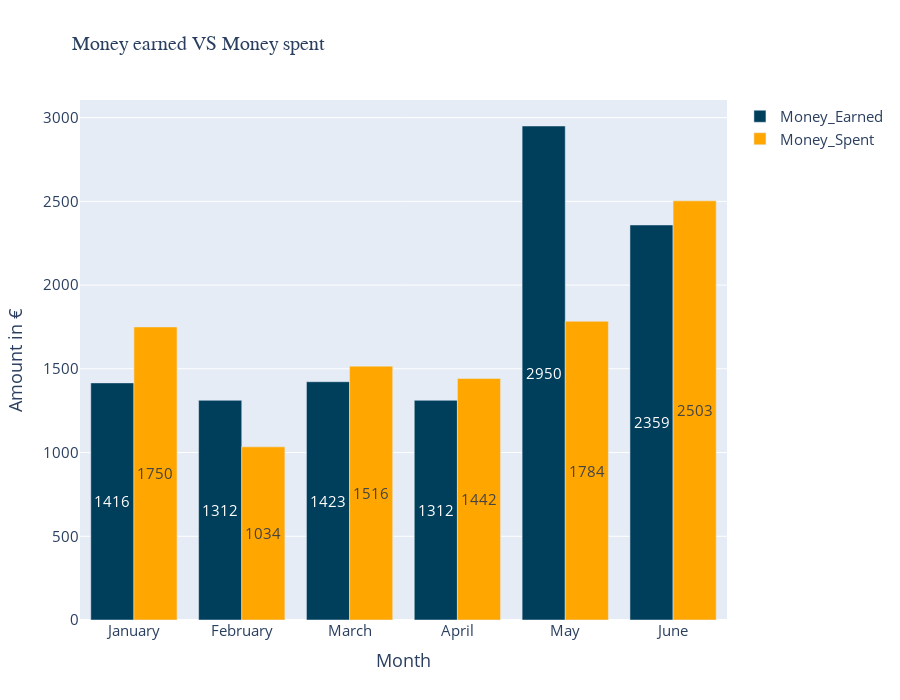

This figure's notebook cell:
### Code cell
title="Money earned VS Money spent"
fig = px.bar(spent_vs_gained[["Money_Earned","Money_Spent"]], 
             height=700,
             width=900,
             color_discrete_sequence=["#003f5c","#ffa600"],
             text="value",
             barmode="group",
             title=title,
             labels=dict({"value": "Amount in €", "variable": ""})
            )
fig.update_yaxes(showgrid=False)



'''ADD CHART TITLE AND TITLE FONT SIZE'''
fig.update_layout(title_font_size=20,font_size=15,showlegend=True,title_font_family="Arial Black",title_x=0.08)
fig.update_yaxes(showgrid=True)

#add the Value of each Figure with a nice positioning
fig.update_traces(textposition="inside",insidetextanchor="middle")

#save the file 
fig.write_html("Charts\Money_earned_VS_Money_spent.html")


fig.show()

### Figure 1 — Plotly figure (JSON) as saved in the notebook; plotly's stock layout.template omitted (floating-point values rounded to 4 significant figures)
{"data": [{"alignmentgroup": "True", "hovertemplate": "=Money_Earned<br>Month=%{x}<br>Amount in €=%{text}<extra></extra>", "insidetextanchor": "middle", "legendgroup": "Money_Earned", "marker": {"color": "#003f5c", "pattern": {"shape": ""}}, "name": "Money_Earned", "offsetgroup": "Money_Earned", "orientation": "v", "showlegend": true, "text": [1416, 1312, 1423, 1312, 2950, 2359], "textposition": "inside", "type": "bar", "x": ["January", "February", "March", "April", "May", "June"], "xaxis": "x", "y": [1416, 1312, 1423, 1312, 2950, 2359], "yaxis": "y"}, {"alignmentgroup": "True", "hovertemplate": "=Money_Spent<br>Month=%{x}<br>Amount in €=%{text}<extra></extra>", "insidetextanchor": "middle", "legendgroup": "Money_Spent", "marker": {"color": "#ffa600", "pattern": {"shape": ""}}, "name": "Money_Spent", "offsetgroup": "Money_Spent", "orientation": "v", "showlegend": true, "text": [1750, 1034, 1516, 1442, 1784, 2503], "textposition": "inside", "type": "bar", "x": ["January", "February", "March", "April", "May", "June"], "xaxis": "x", "y": [1750, 1034, 1516, 1442, 1784, 2503], "yaxis": "y"}], "layout": {"barmode": "group", "font": {"size": 15}, "height": 700, "legend": {"title": {"text": ""}, "tracegroupgap": 0}, "showlegend": true, "title": {"font": {"family": "Arial Black", "size": 20}, "text": "Money earned VS Money spent", "x": 0.08}, "width": 900, "xaxis": {"anchor": "y", "domain": [0, 1], "title": {"text": "Month"}}, "yaxis": {"anchor": "x", "domain": [0, 1], "showgrid": true, "title": {"text": "Amount in €"}}}}
